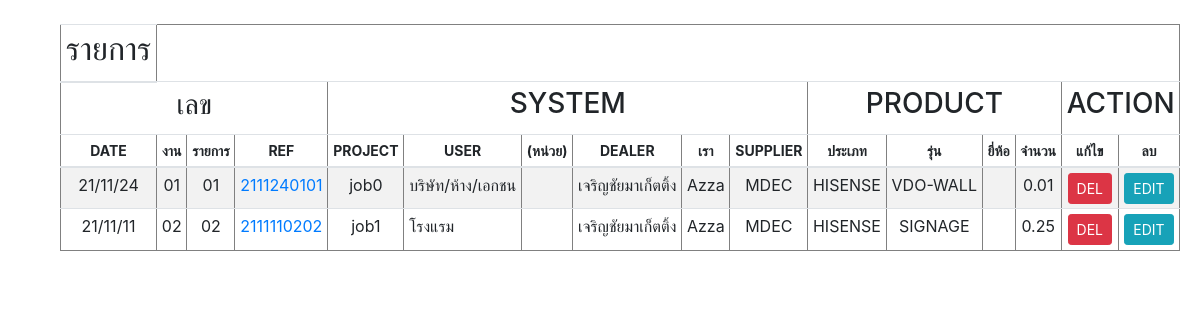
Before: /customer/customer_show.php with the older database file.
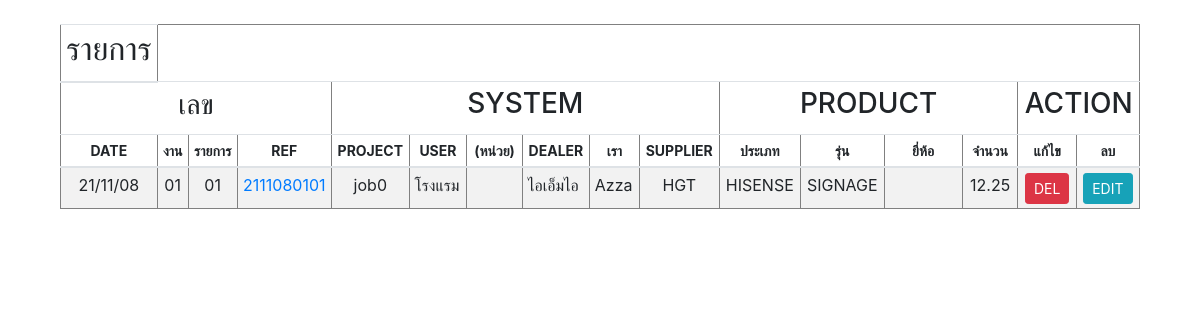
After: the same page with the newer database file.
### tables this page shows
CREATE TABLE `customer` (
  `REF_NO` varchar(255) NOT NULL,
  `CUSTOMER_ID` int(10) NOT NULL,
  `CREATE_DATE` varchar(255) NOT NULL,
  `TIME` varchar(255) NOT NULL,
  `AMOUNT` float NOT NULL,
  `PROJECT` varchar(255) NOT NULL,
  `EQUIPMENT` varchar(255) NOT NULL,
  `USER` varchar(255) NOT NULL,
  `UNIT` varchar(255) DEFAULT NULL,
  `BRANDNAME` varchar(255) NOT NULL,
  `SERIES` varchar(255) NOT NULL,
  `LOGO` varchar(255) DEFAULT NULL,
  `PROVINCE` varchar(255) NOT NULL,
  `DISTRICT` varchar(255) NOT NULL,
  `SUBDISTRICT` varchar(255) NOT NULL,
  `ZIPCODE` varchar(5) NOT NULL,
  `CONTACT` varchar(255) NOT NULL,
  `DEPARTMENT` varchar(255) NOT NULL,
  `NAME` varchar(255) NOT NULL,
  `PHONE` varchar(10) NOT NULL,
  `EMAIL` varchar(255) NOT NULL,
  `DEALER` varchar(255) NOT NULL,
  `WE` varchar(255) NOT NULL DEFAULT 'Azza',
  `SUPPLIER` varchar(255) NOT NULL
);

### customer/customer_show.php (the view, shortened to what this page needs)
<?php
$conn=new Databases;
$conn = $conn->__construct();
$query = "SELECT * FROM customer";
$result = mysqli_query($conn, $query);
$idx=00;
?>
<!DOCTYPE html PUBLIC "-//W3C//DTD XHTML 1.0 Transitional//EN" "http://www.w3.org/TR/xhtml1/DTD/xhtml1-transitional.dtd">
<html xmlns="http://www.w3.org/1999/xhtml">
<head>
<link rel="stylesheet" href="https://cdn.jsdelivr.net/npm/bootstrap@4.6.0/dist/css/bootstrap.min.css">
    <link href="https://unpkg.com/gijgo@1.9.13/css/gijgo.min.css" rel="stylesheet" type="text/css" />
</head>
<body>
<br>
<table border='1' style="width:90%; margin-left:5%" class="table table-striped table-sm">
  <thead align="center" style="font-size:14px;">
   <tr align="center">
        <th><h2>รายการ</h2></th>
    </tr>
    <tr>
        <td colspan="4"><h3>เลข</h3></td>
        <td colspan="6"><h3>SYSTEM</h3></td>
        <td colspan="4"><h3>PRODUCT</h3></td>
        <td colspan="2"><h3>ACTION</h3></td>
    </tr>
    <tr>
        <th>DATE</th>
        <th>งาน</th>
        <th>รายการ</th>
        <th>REF</th>
        	<th>PROJECT</th>
        	<th>USER</th>
            <th>(หน่วย)</th>
        	<th>DEALER</th>
        	<th>เรา</th>
     		<th>SUPPLIER</th>
        <th>ประเภท</th>
        <th>รุ่น</th>
        <th>ยี่ห้อ</th>
        <th>จำนวน</th>
     		<th>แก้ไข</th>
            <th>ลบ</th>
     </tr>
  </thead>
  <tbody>
      <?php
		while($row = mysqli_fetch_array($result))
		{$idx=$idx+1;
		?>
		<tr id=<?php echo $row["CUSTOMER_ID"];?>>
        <td width="2%" align="center"><nobr><?php echo $row['CREATE_DATE'];?></nobr></td>
    	<td width="2%" align="center"><nobr><?php echo sprintf("%02d",$row['CUSTOMER_ID']); ?></a></nobr></td>
    	<td width="3%" align="center"><nobr><?php echo sprintf("%02d",$row['CUSTOMER_ID']); ?></nobr></td>
    	<td width="3%" align="center"><nobr><a href="customer_show_user.php?ID=<?=$row['CUSTOMER_ID'];?>"><?php echo $row['REF_NO'].sprintf("%02d",$row['CUSTOMER_ID']).sprintf("%02d",$row['CUSTOMER_ID']);?></a></nobr></td>
    	<td width="5%" align="center"><nobr><?php echo $row['PROJECT']; ?></nobr></td>
    	<td width="5%" align="left"><nobr><?php echo $row['USER']; ?></nobr></td>
        <td width="5%" align="left"><nobr><?php echo $row['UNIT']; ?></nobr></td>
        <td width="5%" align="left"><nobr><?php echo $row['DEALER']; ?></nobr></td>
        <td width="4%" align="left"><nobr><?php echo $row['WE'] ;?></nobr></td>
        <td width="6%" align="center"><nobr><?php echo $row['SUPPLIER'] ;?></nobr></td>
        <td width="7%" align="center"><nobr><?php echo $row['BRANDNAME'];?></nobr></td>
        <td width="7%" align="center"><nobr><?php echo $row['SERIES'];?></nobr></td>
        <td width="7%" align="center"><nobr><?php echo $row['LOGO'];?></nobr></td>
        <td width="5%" align="center"><nobr><?php echo $row["AMOUNT"]; ?></nobr></td>
        <td width="4%" align="center"><button class="btn btn-danger btn-sm" id="dels" name="dels" onclick="dels(<?php echo $row["CUSTOMER_ID"];?>)" >DEL</button></td>
        <td width="4%" align="center" ><button class="btn btn-info btn-sm" id="edits" name="edits" onclick="edits(<?php echo $row["CUSTOMER_ID"];?>)" >EDIT</button></td>
		</tr>
        <?php
		}
?>
   </tbody>
</table>
</body>
</body>
</html>

Changed rows visible on the page:
removed customer: CREATE_DATE "21/11/11", CUSTOMER_ID "02", REF_NO "211111", PROJECT "job1", USER "โรงแรม", DEALER "เจริญชัยมาเก็ตติ้ง", WE "Azza", SUPPLIER "MDEC", BRANDNAME "HISENSE", SERIES "SIGNAGE", AMOUNT "0.25"
changed customer "job0": CREATE_DATE "21/11/24" → "21/11/08"; REF_NO "211124" → "211108"; USER "บริษัท/ห้าง/เอกชน" → "โรงแรม"; DEALER "เจริญชัยมาเก็ตติ้ง" → "ไอเอ็มไอ"; SUPPLIER "MDEC" → "HGT"; SERIES "VDO-WALL" → "SIGNAGE"; AMOUNT "0.01" → "12.25"
